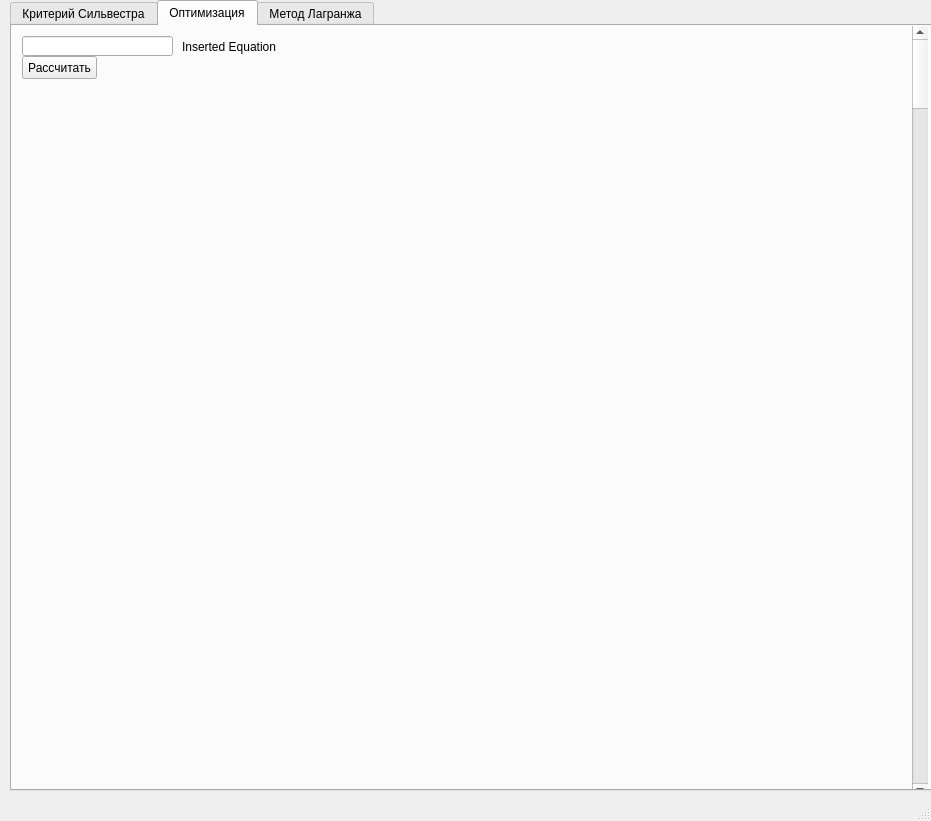
<?xml version="1.0" encoding="UTF-8"?>
<ui version="4.0">
 <class>MainWindow</class>
 <widget class="QMainWindow" name="MainWindow">
  <property name="geometry">
   <rect>
    <x>0</x>
    <y>0</y>
    <width>931</width>
    <height>821</height>
   </rect>
  </property>
  <property name="windowTitle">
   <string>MainWindow</string>
  </property>
  <widget class="QWidget" name="centralwidget">
   <widget class="QTabWidget" name="tabWidget">
    <property name="geometry">
     <rect>
      <x>10</x>
      <y>0</y>
      <width>931</width>
      <height>791</height>
     </rect>
    </property>
    <property name="currentIndex">
     <number>1</number>
    </property>
    <widget class="QWidget" name="tab">
     <attribute name="title">
      <string>Критерий Сильвестра</string>
     </attribute>
     <widget class="QLineEdit" name="lineEdit">
      <property name="geometry">
       <rect>
        <x>10</x>
        <y>10</y>
        <width>151</width>
        <height>20</height>
       </rect>
      </property>
     </widget>
     <widget class="QLabel" name="label">
      <property name="geometry">
       <rect>
        <x>170</x>
        <y>10</y>
        <width>171</width>
        <height>21</height>
       </rect>
      </property>
      <property name="text">
       <string>Inserted Equation</string>
      </property>
     </widget>
     <widget class="QLabel" name="label_2">
      <property name="geometry">
       <rect>
        <x>20</x>
        <y>60</y>
        <width>801</width>
        <height>691</height>
       </rect>
      </property>
      <property name="text">
       <string/>
      </property>
     </widget>
     <widget class="QPushButton" name="pushButton">
      <property name="geometry">
       <rect>
        <x>10</x>
        <y>30</y>
        <width>75</width>
        <height>23</height>
       </rect>
      </property>
      <property name="text">
       <string>Рассчитать</string>
      </property>
     </widget>
     <widget class="QScrollBar" name="verticalScrollBar_2">
      <property name="geometry">
       <rect>
        <x>900</x>
        <y>0</y>
        <width>16</width>
        <height>771</height>
       </rect>
      </property>
      <property name="orientation">
       <enum>Qt::Vertical</enum>
      </property>
     </widget>
    </widget>
    <widget class="QWidget" name="tab_3">
     <attribute name="title">
      <string>Оптимизация</string>
     </attribute>
     <widget class="QLineEdit" name="lineEdit_2">
      <property name="geometry">
       <rect>
        <x>10</x>
        <y>10</y>
        <width>151</width>
        <height>20</height>
       </rect>
      </property>
     </widget>
     <widget class="QLabel" name="label_3">
      <property name="geometry">
       <rect>
        <x>170</x>
        <y>10</y>
        <width>171</width>
        <height>21</height>
       </rect>
      </property>
      <property name="text">
       <string>Inserted Equation</string>
      </property>
     </widget>
     <widget class="QLabel" name="label_4">
      <property name="geometry">
       <rect>
        <x>20</x>
        <y>60</y>
        <width>801</width>
        <height>691</height>
       </rect>
      </property>
      <property name="text">
       <string/>
      </property>
     </widget>
     <widget class="QPushButton" name="pushButton_2">
      <property name="geometry">
       <rect>
        <x>10</x>
        <y>30</y>
        <width>75</width>
        <height>23</height>
       </rect>
      </property>
      <property name="text">
       <string>Рассчитать</string>
      </property>
     </widget>
     <widget class="QScrollBar" name="verticalScrollBar_3">
      <property name="geometry">
       <rect>
        <x>900</x>
        <y>0</y>
        <width>16</width>
        <height>771</height>
       </rect>
      </property>
      <property name="orientation">
       <enum>Qt::Vertical</enum>
      </property>
     </widget>
    </widget>
    <widget class="QWidget" name="tab_2">
     <attribute name="title">
      <string>Метод Лагранжа</string>
     </attribute>
     <widget class="QLineEdit" name="lineEdit_3">
      <property name="geometry">
       <rect>
        <x>10</x>
        <y>10</y>
        <width>151</width>
        <height>20</height>
       </rect>
      </property>
     </widget>
     <widget class="QLabel" name="label_5">
      <property name="geometry">
       <rect>
        <x>170</x>
        <y>10</y>
        <width>171</width>
        <height>21</height>
       </rect>
      </property>
      <property name="text">
       <string>Inserted Equation</string>
      </property>
     </widget>
     <widget class="QLabel" name="label_6">
      <property name="geometry">
       <rect>
        <x>20</x>
        <y>90</y>
        <width>801</width>
        <height>651</height>
       </rect>
      </property>
      <property name="text">
       <string/>
      </property>
     </widget>
     <widget class="QLineEdit" name="lineEdit_4">
      <property name="geometry">
       <rect>
        <x>10</x>
        <y>40</y>
        <width>151</width>
        <height>20</height>
       </rect>
      </property>
     </widget>
     <widget class="QLabel" name="label_7">
      <property name="geometry">
       <rect>
        <x>170</x>
        <y>40</y>
        <width>171</width>
        <height>21</height>
       </rect>
      </property>
      <property name="text">
       <string>Inserted Equation</string>
      </property>
     </widget>
     <widget class="QPushButton" name="pushButton_3">
      <property name="geometry">
       <rect>
        <x>10</x>
        <y>60</y>
        <width>75</width>
        <height>23</height>
       </rect>
      </property>
      <property name="text">
       <string>Рассчитать</string>
      </property>
     </widget>
     <widget class="QScrollBar" name="verticalScrollBar">
      <property name="geometry">
       <rect>
        <x>900</x>
        <y>0</y>
        <width>16</width>
        <height>771</height>
       </rect>
      </property>
      <property name="orientation">
       <enum>Qt::Vertical</enum>
      </property>
     </widget>
    </widget>
   </widget>
  </widget>
  <widget class="QMenuBar" name="menubar">
   <property name="geometry">
    <rect>
     <x>0</x>
     <y>0</y>
     <width>931</width>
     <height>21</height>
    </rect>
   </property>
  </widget>
  <widget class="QStatusBar" name="statusbar"/>
 </widget>
 <resources/>
 <connections/>
</ui>
